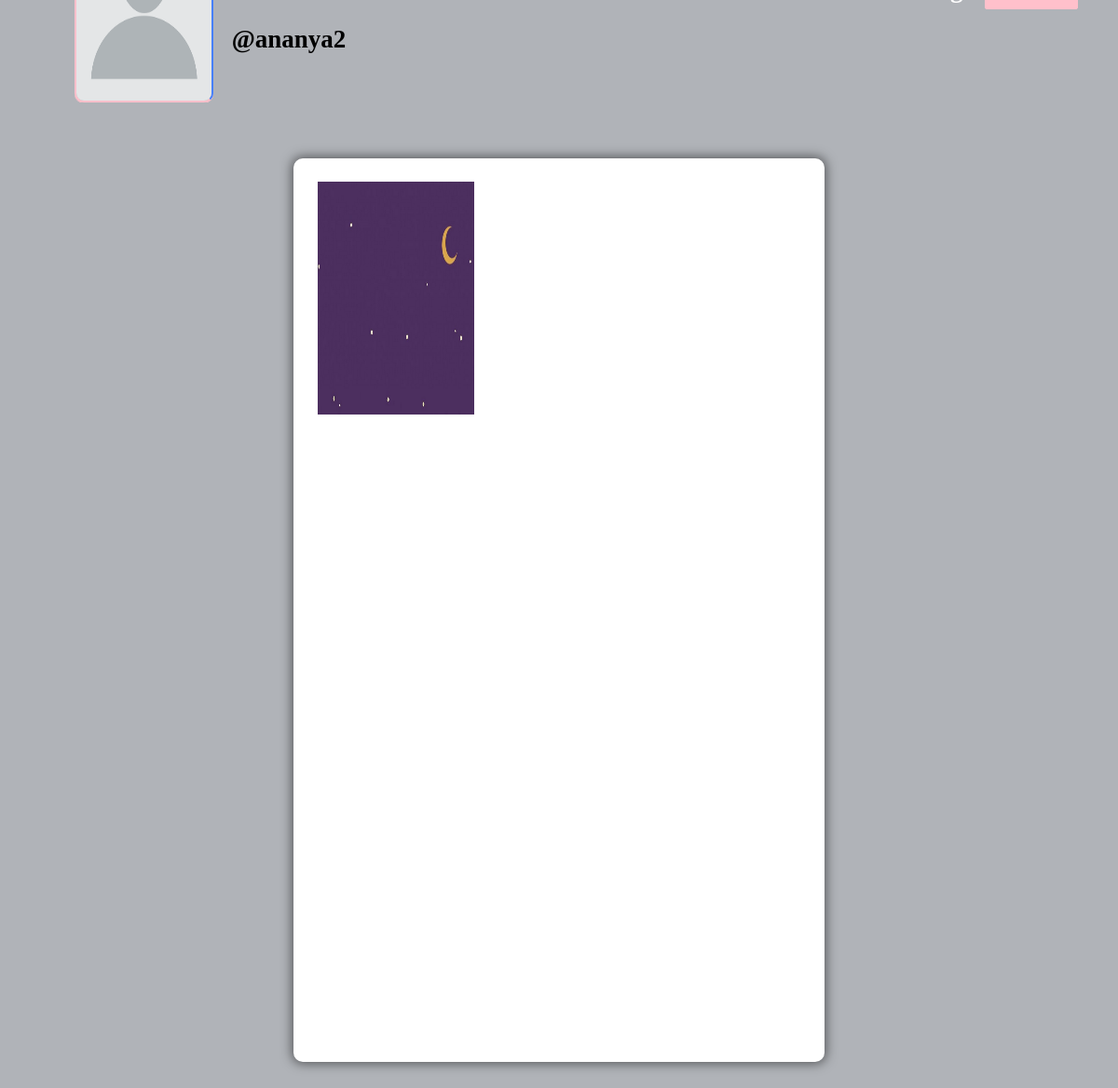
The app's page /profile/ananya2 (signed in) with its own data.
### core/models.py (models this page shows, shortened)
class Profile(models.Model):
    user = models.ForeignKey(User, on_delete=models.CASCADE)
    id_user = models.IntegerField()
    bio = models.TextField(blank=True)
    profileimg = models.ImageField(upload_to='profile_images', default='blank-profile-picture.png')
    location = models.CharField(max_length=100, blank=True)

class Post(models.Model):
    id = models.UUIDField(primary_key=True, default=uuid.uuid4)
    user = models.CharField(max_length=100)
    image = models.ImageField(upload_to='post_images')
    caption = models.TextField()
    created_at = models.DateTimeField(default=datetime.now)
    no_of_likes = models.IntegerField(default=0)

### core/views.py (the view)
# urls.py: path('profile/<str:pk>', views.profile, name='profile'),
@login_required(login_url='signin')
def profile(request, pk):
    user_object = User.objects.get(username=pk)
    user_profile = Profile.objects.get(user=user_object)
    user_posts = Post.objects.filter(user=pk)
    user_post_length = len(user_posts)
    follower = request.user.username
    user = pk
    if FollowersCount.objects.filter(follower=follower, user=user).first():
        button_text = 'Unfollow'
    else:
        button_text = 'Follow'
    user_followers = len(FollowersCount.objects.filter(user=pk))
    user_following = len(FollowersCount.objects.filter(follower=pk))
    context = {
        'user_object': user_object,
        'user_profile': user_profile,
        'user_posts': user_posts,
        'user_post_length': user_post_length,
        'button_text': button_text,
        'user_followers': user_followers,
        'user_following': user_following,
    }
    return render(request, 'profile.html', context)

### templates/profile.html (shortened to what this page needs)
{% load static %}
<!DOCTYPE html>
<html lang="en">
<head>
    <link rel="stylesheet" href="{% static 'css/main.min.css' %}">
    <link rel="stylesheet" href="{% static 'css/style.css' %}">
    <link rel="stylesheet" href="{% static 'css/color.css' %}">
    <link rel="stylesheet" href="{% static 'css/responsive.css' %}">
</head>
<body>
	<section>
			<div class="feature-photo">
				<figure><img src="{% static 'images/resources/timeline-1.jpg' %}" alt=""></figure>
				<form action="/follow" method="POST">
					<div class="add-btn">
					{% if user_object.username == user.username %}
					<a href="/settings" data-ripple="">Account Settings</a>
					{% else %}
					<a data-ripple=""><button type="submit" style="background-color: #ffc0cb; border: #ffc0cb;">{{button_text}}</button></a>
					{% endif %}
					</div>
				</form>
				<div class="container-fluid">
					<div class="row merged">
						<div class="col-lg-2 col-sm-3">
							<div class="user-avatar">
								<figure>
									<img src="{{user_profile.profileimg.url}}" style="height: 250px; width: 100%;" alt="">
								</figure>
							</div>
						</div>
						<div class="col-lg-10 col-sm-9">
							<div class="timeline-info">
								<ul>
									<li class="admin-name">
									  <h5 style="color: black;white-space: nowrap; width: 110px; font-size: 27px;"><b>@{{user_profile.user.username}}</b></h5>
									</li>
								</ul>
							</div>
						</div>
					</div>
				</div>
			</div>
		</section>
	<section>
		<div class="gap gray-bg">
			<div class="container-fluid">
				<div class="row">
					<div class="col-lg-12">
						<div class="row" id="page-contents">
							<div class="col-lg-3">
								<aside class="sidebar static">
								</aside>
							</div>
							<div class="col-lg-6">
								<div class="central-meta">
									<ul class="photos">
										{% for post in user_posts %}
										<li>
											<a class="strip" href="{{post.image.url}}" title="" data-strip-group="mygroup" data-strip-group-options="loop: false">
												<img src="{{post.image.url}}" style="height: 250px; width: 300px;" alt=""></a>
										</li>
										{% endfor %}
									</ul>
								</div>
							</div>
							<div class="col-lg-3">
								<aside class="sidebar static">
								</aside>
							</div>
						</div>
					</div>
				</div>
			</div>
		</div>
	</section>
</body>
</html>

### static/css/color.css (style rules this page uses)
#nprogress .bar, .timeline-info > ul li a::before, .add-btn > a, .activitiez > li::before, form button, .colla-apps > li a:hover, a.underline:before, .setting-row input:checked + label, .user-avatar:hover .edit-phto, .error-meta > a, .color-bg, .add-butn, .nav.nav-tabs.likes-btn > li a.active, a.dislike-btn, .drop > a:hover, .btn-view.btn-load-more:hover, .accordion .card h5 button[aria-expanded="true"], .chat-head, .f-page > figure em, .inbox-panel-head > ul > li > a, .nav-tabs--left .nav-link.active, .nav-tabs--left .nav-link.active:hover, footer .widget-title h4::before, #topcontrol, .sidebar .widget-title::before, .f-title::before, .g-post-classic > figure > i::after, .purify > a, .help-list > a:hover, .open-position::before, .info > a, .category-box:hover, .category-box.selected, a.main-btn, .section-heading::before, .getquot-baner, .more-branches > h4::before, .is-helpful > a, .cart-optionz > li > a:hover, .paginationz > li a:hover, .paginationz > li a.active, .shopping-cart, a.btn2:hover, .form-submit > input[type="submit"], button.submit-checkout, .delete-cart:hover, .proceed .button, .amount-area .update-cart, a.addnewforum, .apply-bttons > a { background: orange; }

### static/css/responsive.css (style rules this page uses)
@media screen and (max-width: 1281px) and (min-width: 1024px) { .photos > li { min-width: 32.2%; width: 32.2%; } }
@media screen and (max-width: 1281px) and (min-width: 1024px) { .timeline-info { line-height: 51px; } }
@media screen and (max-width: 1281px) and (min-width: 1024px) { .timeline-info .admin-name > h5 { font-size: 20px; } }
@media screen and (max-width: 1281px) and (min-width: 1024px) { .user-avatar { width: 80.2% } }

### records on screen
Profile: profileimg (placeholder picture), user.username "ananya2"
Post: image (picture)
